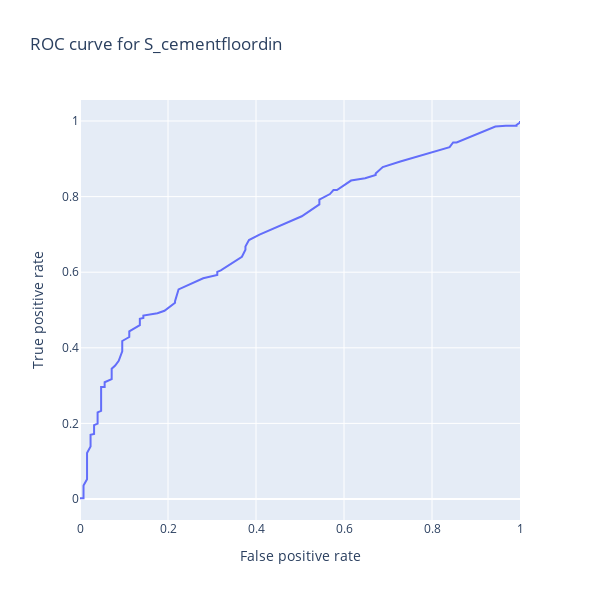

Notebook cell for this chart:
### Code cell
plot_AUC_curve(GradientBoostingRegressor(), ['S_cementfloordin'])
